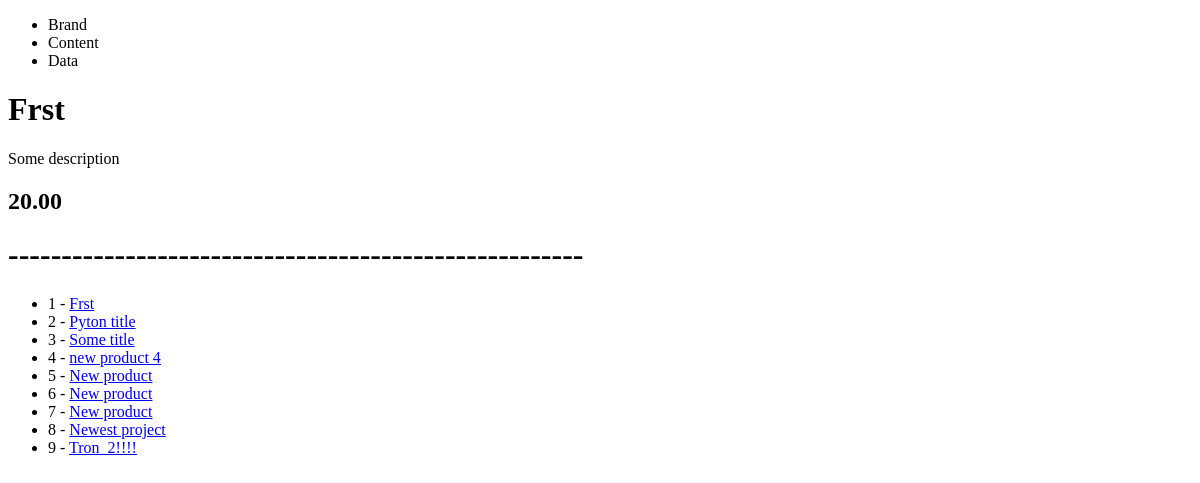
Before: /productsbase/product/ with the older database file.
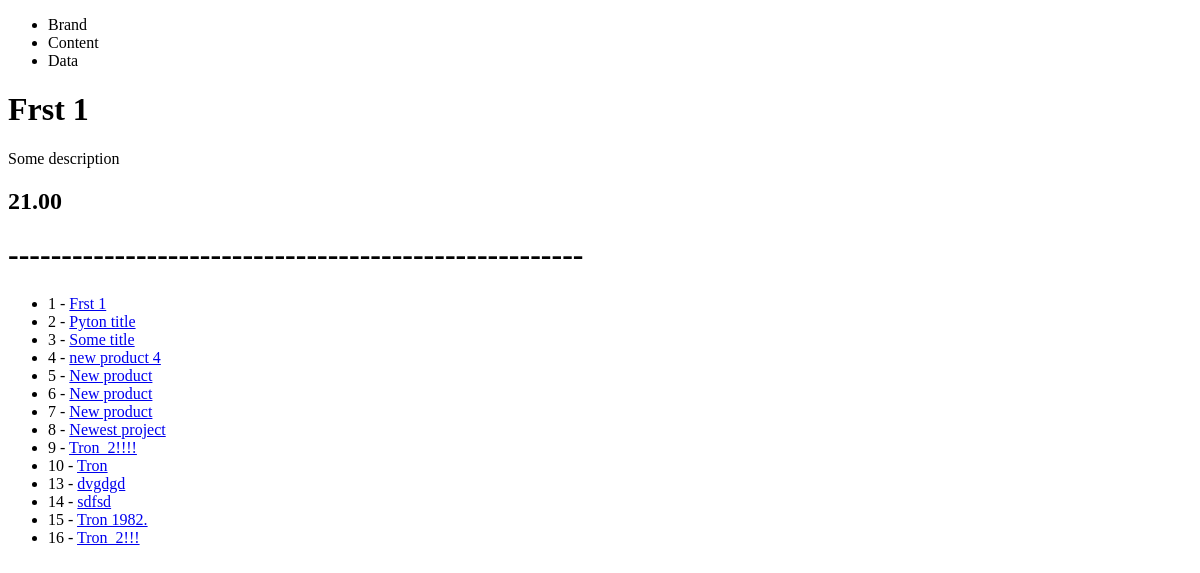
After: the same page with the newer database file.
### productsbase/models.py (models this page shows)
class base(models.Model):
    title = models.CharField(default='Some title', null=False, max_length=100)
    description = models.TextField(default='New description', null=False, max_length='255')
    price = models.DecimalField(default= 0, null=False, max_digits=50, decimal_places=2)
    summary = models.TextField(default='This is summary', max_length='100')
    featured = models.BooleanField(default='True')
    def get_absolute_url(self):
        return reverse('productsbase:my_dfs', kwargs={'my_id': self.id}) #f"/product/{self.id}/"

### productsbase/views.py (the view)
# urls.py: path('product/', product_detail_view, name='product'),
def product_detail_view(request):
    obj = get_object_or_404(base, id=1)
    obj2 = base.objects.all()
    """context = {
        'title': obj.title,
        'description': obj.description,
        'price': obj.price
    }"""
    context = {
        'obj': obj,
        'obj2': obj2,
    }
    return render(request, 'products/product_detail.html', context)

### productsbase/templates/products/product_detail.html (shortened to what this page needs)
{% extends 'base.html' %}
{% block content %}
<h1>{{ obj.title }}</h1>
<p>{{ obj.description }}</p>
<h2>{{ obj.price }}</h2>
<h1>------------------------------------------------------</h1>
<ul>
{% for elem in obj2 %}
    <li>{{ elem.id }} - <a href='{{ elem.get_absolute_url }}'>{{ elem.title }}</a></li>
{% endfor %}
</ul>
{% endblock %}

Changed rows visible on the page:
changed base "Some description": title "Frst" → "Frst 1"; price "20.00" → "21.00"
added base: id "10", title "Tron"
added base: id "13", title "dvgdgd"
added base: id "14", title "sdfsd"
added base: id "15", title "Tron 1982."
added base: id "16", title "Tron_2!!!"
